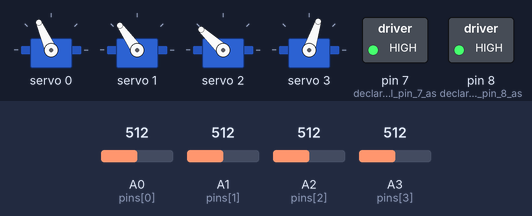
Bench run of a sketch on a simulated Arduino Uno, built with avr-gcc and run on an emulated ATmega328P. On the bench: 4 × servo, switched loads named in the sketch (green lamp = pin HIGH). Inputs (shaded band) come from the test bench; at power-on: A0 (pins[0]) = 512, A3 (pins[3]) = 512, A1 (pins[1]) = 512, A2 (pins[2]) = 512.

Above: at 1.2 s.
1.3 s: A0 (pins[0]) set to 610
At 3.09 s:
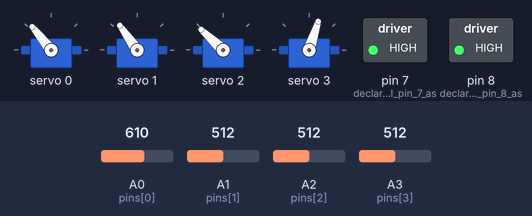
4.3 s: A3 (pins[3]) set to 306
At 5.27 s:
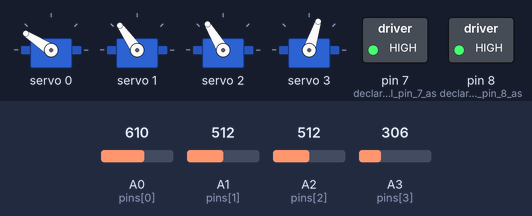
7.3 s: A1 (pins[1]) set to 540
10.3 s: A1 (pins[1]) set to 552
At 11.54 s:
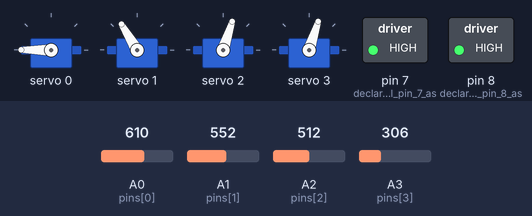
13.3 s: A2 (pins[2]) set to 140
At 14.42 s:
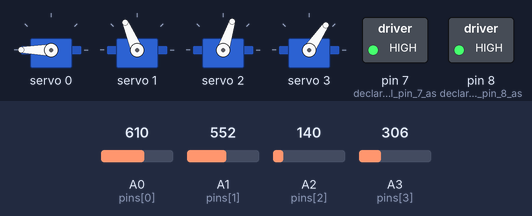
16.3 s: A1 (pins[1]) set to 140
Timing chart, 0 to 19.3 s (numbered marks = the images above; inputs shaded):
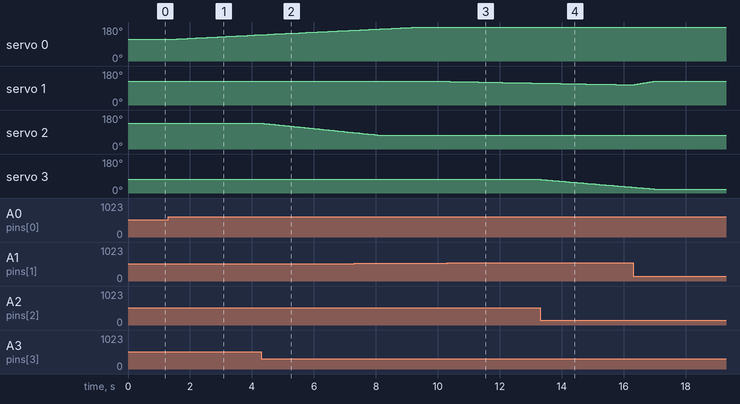

Measured:
- the behaviour switches between 551 and 552 on A1 (pins[1]) (found by bisection; images 2 and 3)
- after the input at 1.3 s, servo 0: moves from 114° to 139° over 2.9 s, starting after 0.06 s
- after the input at 4.3 s, servo 2: moves from 137° to 87° over 2.9 s, starting at once
- after the input at 10.3 s, servo 1: moves from 125° to 116° over 2.6 s, starting after 0.09 s
- after the input at 13.3 s, servo 3: moves from 72° to 31° over 2.9 s, starting at once

The sketch:

Mini_Robot_Arm_Code.ino
```cpp
/*
 * Robot Arm Controller for Summer STEM Camp 2026
 *
 * Joystick 1 (powered by pin 8):
 *   VRy (A0) = Turret (rotate base)
 *   VRx (A1) = Lift Arm (up/down)
 *
 * Joystick 2 (powered by pin 7):
 *   VRy (A2) = Gripper (open/close)
 *   VRx (A3) = Reach Arm (extend/retract)
 *
 * Servos on PCA9685:
 *   Channel 0 = Turret
 *   Channel 1 = Lift Arm
 *   Channel 2 = Reach Arm
 *   Channel 3 = Gripper
 */


#include <Adafruit_PWMServoDriver.h> // library that talks to the servo driver board


Adafruit_PWMServoDriver pwm = Adafruit_PWMServoDriver(0x40); // create a connection to the servo driver board


const int SERVO_MIN = 150;  //pulse 150 = 0 degrees
const int SERVO_MAX = 600;  //pulse 600 = 180 degrees

// Settings for each joystick axis (A0, A1, A2, A3)
// Each column is one axis — change these to adjust behavior
//                              A0       A1        A2       A3
const int servo[]       = {     0,       1,        3,       2     };  // which servo it controls (see above)
const int minAngle[]    = {     2,       0,        45,       2     };  // smallest safe angle
const int maxAngle[]    = {   160,      90,       145,     160     };  // largest safe angle
const float speed[]     = {   0.6,     0.6,      0.3,     0.6    };  // how fast it moves
const int direction[]   = {     1,      -1,        1,       1     };  // 1 = normal, -1 = reversed

// Where each servo starts when you power on
//                          Turret  LiftArm  ReachArm  Gripper
float angle[] =           {  81.0,    90.0,    100.0,     45.0  };


const int DEADZONE = 40; // ignore small joystick movements (prevents drift when not touching it)

void setup() {

  pinMode(8, OUTPUT);  //declare digital pin 8 as output
  pinMode(7, OUTPUT);  //declare digital pin 7 as outptut
  digitalWrite(8, HIGH);  //turn on power for joystick 1
  digitalWrite(7, HIGH);  //turn on power for joystick 2

  // start the servo driver board
  pwm.begin();
  pwm.setPWMFreq(50);
  delay(10);

  // move all 4 servos to their starting positions
  for (int i = 0; i < 4; i++) {
    // convert degrees to a pulse number and send it to the servo
    pwm.setPWM(i, 0, (int)(SERVO_MIN + (angle[i] / 180.0) * (SERVO_MAX - SERVO_MIN) + 0.5)); //convert motor angles to pulses
  }
}

void loop() {

  int pins[] = { A0, A1, A2, A3 }; //analog pins connected to joysticks

  // check each joystick axis
  for (int i = 0; i < 4; i++) {

    int reading = analogRead(pins[i]); // read the joystick position (0 to 1023, 512 = center)


    int offset = reading - 512; // how far the joystick is from center


    if (abs(offset) < DEADZONE) continue; // ff the joystick is barely moved, skip it


    int ch = servo[i];  //map analog pin (joy axis) onto servo


    float movement = (float)offset / 512.0 * direction[i] * speed[i]; // calculate how much to move the servo
    angle[ch] += movement;


    if (angle[ch] < minAngle[ch]) angle[ch] = minAngle[ch];  //safety limits (min)
    if (angle[ch] > maxAngle[ch]) angle[ch] = maxAngle[ch];  //safety limit (max)


    pwm.setPWM(ch, 0, (int)(SERVO_MIN + (angle[ch] / 180.0) * (SERVO_MAX - SERVO_MIN) + 0.5));  //movement pulse to motor
  }


  delay(15);
}
```
